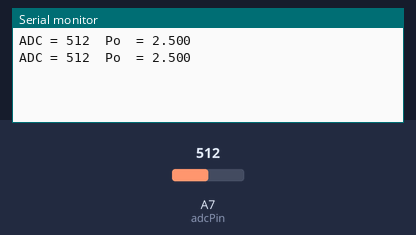
The sketch below on a simulated Arduino Nano, built with avr-gcc and run on an emulated ATmega328P. Shown: the last lines printed to the serial monitor. Inputs (shaded band) come from the test bench; at power-on: A7 (adcPin) = 512.

Above: at 1.8 s.
1.9 s: A7 (adcPin) set to 716
At 2.8 s:
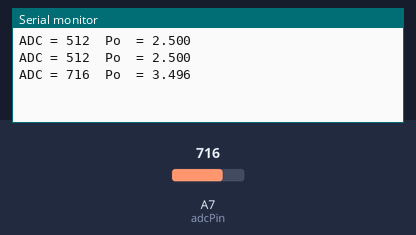
3.4 s: A7 (adcPin) set to 900
At 4.7 s:
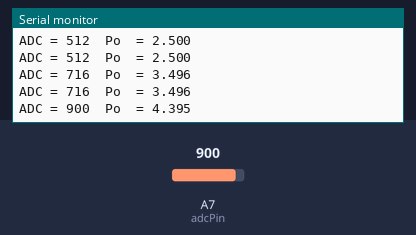
Timing chart, 0 to 6.4 s (numbered marks = the images above; inputs shaded):
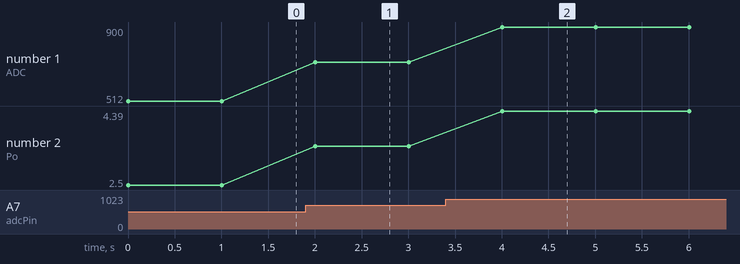

Measured:
- after the input at 1.9 s, the serial monitor: prints a new line after 0.10 s (image 1)
- after the input at 3.4 s, the serial monitor: prints a new line after 0.60 s (image 2)
- plotted number 1: 512 → 716 after the input at 1.9 s, 716 → 900 after the input at 3.4 s
- plotted number 2: 2.5 → 3.5 after the input at 1.9 s, 3.5 → 4.39 after the input at 3.4 s

The sketch:

phCalibrator.ino
```cpp
#include <Arduino.h>
const int adcPin = A7;

void setup()
{
    Serial.begin(9600);
}

void loop()
{
   int adcValue = analogRead(adcPin);
   float phVoltage = (float)adcValue * 5.0 / 1024;
   Serial.print("ADC = ");
   Serial.print(adcValue);
   Serial.print("  Po  = ");
   Serial.println(phVoltage, 3);
   delay(1000);
}
```
